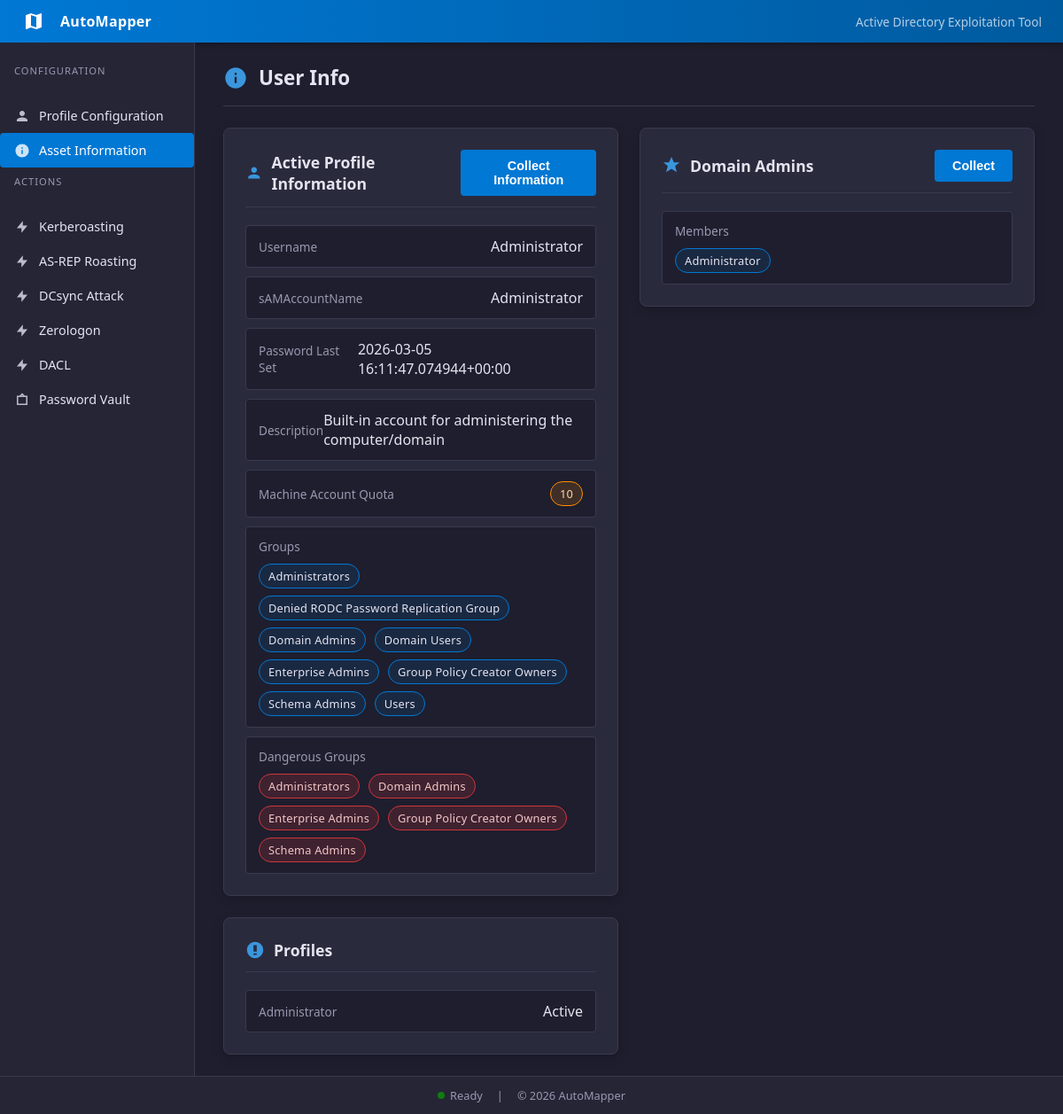
Screenshot of /user-info with the database file from the repository.
### tables this page shows
CREATE TABLE profiles (
    description text,
    name text,
    password text,
    ntlmHash text,
    domain text,
    dc_ip text,
    fqdn text
, username text, dc_fqdn text, profile_description text, ntlm_hash text);

CREATE TABLE users (
    username text,
    description text,
    groups text,
    ntlmHash text,
    kerberosHash text,
    asrepHash text,
    password text,
    lastSet timestamp
, pwdLastSet text, machineAccountQuota text);

CREATE TABLE domain_admins (
    member text,
    collected_at timestamp
);

### app/routes/main.py (the view, shortened to what this page needs)
@main_bp.route("/user-info", methods=["GET", "POST"])
def user_info():
    creds = _get_creds()
    profiles = fetch_profiles()
    active_profile = get_active_profile()
    status_message = None
    error = None
    domain_admins_message = None
    domain_admins_error = None
    loaded_user = creds.get("username") if creds else None
    user_info = fetch_user_info(loaded_user) if loaded_user else None
    dangerous_groups = []
    dangerous_group_details = {}
    if user_info and user_info.get("groups"):
        dangerous_groups = find_dangerous_groups_from_text(user_info.get("groups"))
        dangerous_group_details = {
            name: DANGEROUS_GROUP_DETAILS.get(name)
            for name in dangerous_groups
            if DANGEROUS_GROUP_DETAILS.get(name)
        }
    if user_info and user_info.get("pwdLastSet"):
        formatted = filetime_to_datetime(user_info.get("pwdLastSet"))
        if formatted:
            user_info["pwdLastSetDisplay"] = formatted
    return render_template(
        "user_info.html",
        creds=creds,
        profiles=profiles,
        active_profile=active_profile,
        status_message=status_message,
        error=error,
        domain_admins_message=domain_admins_message,
        domain_admins_error=domain_admins_error,
        user_info=user_info,
        dangerous_groups=dangerous_groups,
        dangerous_group_details=dangerous_group_details,
        domain_admins=fetch_domain_admins(),
    )

### app/db/database.py (called while the page is built)
def get_db():
    conn = sqlite3.connect(DB_PATH)
    conn.row_factory = sqlite3.Row
    return conn

def _normalize_username(value):
    if not value:
        return value
    return value.split("\\", 1)[-1]

def fetch_profiles():
    conn = get_db()
    try:
        rows = conn.execute(
            """
            SELECT name, username, password, ntlm_hash, domain, dc_ip, dc_fqdn, profile_description
            FROM profiles
            ORDER BY name
            """
        ).fetchall()
    finally:
        conn.close()
    profiles = {}
    for row in rows:
        profiles[row["name"]] = {
            "username": row["username"],
            "password": row["password"],
            "ntlm_hash": row["ntlm_hash"],
            "domain": row["domain"],
            "dc_ip": row["dc_ip"],
            "dc_fqdn": row["dc_fqdn"],
            "profile_description": row["profile_description"],
        }
    return profiles

def get_profile(name):
    conn = get_db()
    try:
        row = conn.execute(
            """
            SELECT name, username, password, ntlm_hash, domain, dc_ip, dc_fqdn, profile_description
            FROM profiles
            WHERE name = ?
            """,
            (name,),
        ).fetchone()
    finally:
        conn.close()
    if not row:
        return None
    return {
        "username": row["username"],
        "password": row["password"],
        "ntlm_hash": row["ntlm_hash"],
        "domain": row["domain"],
        "dc_ip": row["dc_ip"],
        "dc_fqdn": row["dc_fqdn"],
        "profile_description": row["profile_description"],
    }

def get_active_profile():
    conn = get_db()
    try:
        row = conn.execute(
            "SELECT value FROM app_state WHERE key = ?",
            ("active_profile",),
        ).fetchone()
    finally:
        conn.close()
    return row["value"] if row else None

def fetch_domain_admins():
    conn = get_db()
    try:
        rows = conn.execute(
            """
            SELECT member, collected_at
            FROM domain_admins
            ORDER BY member
            """,
        ).fetchall()
    finally:
        conn.close()
    members = [row["member"] for row in rows if row["member"]]
    collected_at = rows[0]["collected_at"] if rows else None
    return {
        "members": members,
        "collected_at": collected_at,
    }

### app/routes/main.py (called while the page is built)
def _get_creds():
    active_profile = get_active_profile()
    if not active_profile:
        return {}
    return get_profile(active_profile) or {}

### app/templates/user_info.html (shortened to what this page needs)
{% extends 'base.html' %}
{% block content %}
<div class="page-header">
  <svg viewBox="0 0 24 24"><path d="M12 2C6.48 2 2 6.48 2 12s4.48 10 10 10 10-4.48 10-10S17.52 2 12 2zm1 15h-2v-6h2v6zm0-8h-2V7h2v2z"/></svg>
  <h1 class="page-title">User Info</h1>
</div>
<div class="card-grid">
  <section class="card">
    <div class="card-header">
      <svg viewBox="0 0 24 24"><path d="M12 12c2.21 0 4-1.79 4-4s-1.79-4-4-4-4 1.79-4 4 1.79 4 4 4zm0 2c-2.67 0-8 1.34-8 4v2h16v-2c0-2.66-5.33-4-8-4z"/></svg>
      <h1>Active Profile Information</h1>
      {% if creds.username %}
      <form method="POST" style="margin-left: auto;">
        <button class="btn" name="action" value="collect" type="submit">
          Collect Information
        </button>
      </form>
      {% endif %}
    </div>
    {% if creds.username %}
    <div class="output">
      <div class="output-row">
        <span class="label">Username</span>
        <span class="value">{{ creds.username }}</span>
      </div>
      <div class="output-row">
        <span class="label">sAMAccountName</span>
        <span class="value">{{ user_info.sAMAccountName if user_info else 'Not available' }}</span>
      </div>
      <div class="output-row">
        <span class="label">Password Last Set</span>
        <span class="value">{{ user_info.pwdLastSetDisplay if user_info and user_info.pwdLastSetDisplay else (user_info.pwdLastSet if user_info else 'Not available') }}</span>
      </div>
      <div class="output-row">
        <span class="label">Description</span>
        <span class="value">{{ user_info.description if user_info else 'Not available' }}</span>
      </div>
      <div class="output-row">
        <span class="label">Machine Account Quota</span>
        {% if user_info and user_info.machineAccountQuota %}
        <span class="value">
          <span class="quota-pill">
            {{ user_info.machineAccountQuota }}
          </span>
        </span>
        {% else %}
        <span class="value">Not available</span>
        {% endif %}
      </div>
      <div class="output-row stacked">
        <span class="label">Groups</span>
        {% if user_info and user_info.groups %}
        <ul class="group-list">
          {% for group in user_info.groups.split(',') %}
          {% set name = group | trim %}
          {% if name %}
          <li>{{ name }}</li>
          {% endif %}
          {% endfor %}
        </ul>
        {% else %}
        <span class="value">Not available</span>
        {% endif %}
      </div>
      <div class="output-row stacked">
        <span class="label">Dangerous Groups</span>
        {% if dangerous_groups %}
        <ul class="group-list dangerous-list">
          {% for group in dangerous_groups %}
          {% set detail = dangerous_group_details.get(group) %}
          <li class="group-pill">
            {{ group }}
          </li>
          {% endfor %}
        </ul>
        {% else %}
        <span class="value">Not available</span>
        {% endif %}
      </div>
    </div>
    {% else %}
    <div class="notice">No user configured yet. Please submit credentials on the <a href="{{ url_for('main.index') }}" style="color: var(--accent-light);">User Configuration</a> page first.</div>
    {% endif %}
  </section>
  <section class="card">
    <div class="card-header">
      <svg viewBox="0 0 24 24"><path d="M12 1l3 7h7l-5.5 4.2L18.5 20 12 15.8 5.5 20l2-7.8L2 8h7z"/></svg>
      <h1>Domain Admins</h1>
      {% if creds.username %}
      <form method="POST" style="margin-left: auto;">
        <button class="btn" name="action" value="collect_domain_admins" type="submit">
          Collect
        </button>
      </form>
      {% endif %}
    </div>
    {% if creds.username %}
    {% if domain_admins and domain_admins.members %}
    <div class="output">
      <div class="output-row stacked">
        <span class="label">Members</span>
        <ul class="group-list">
          {% for member in domain_admins.members %}
          <li>{{ member }}</li>
          {% endfor %}
        </ul>
      </div>
    </div>
    {% else %}
    <div class="notice">No Domain Admins collected yet.</div>
    {% endif %}
    {% else %}
    <div class="notice">No user configured yet. Please submit credentials on the <a href="{{ url_for('main.index') }}" style="color: var(--accent-light);">User Configuration</a> page first.</div>
    {% endif %}
  </section>
  <section class="card">
    <div class="card-header">
      <svg viewBox="0 0 24 24"><path d="M12 2C6.48 2 2 6.48 2 12s4.48 10 10 10 10-4.48 10-10S17.52 2 12 2zm-2 14h4v2h-4v-2zm0-10h4v8h-4V6z"/></svg>
      <h1>Profiles</h1>
    </div>
    {% if profiles %}
    <div class="output">
      {% for profile_name in profiles.keys() %}
      <div class="output-row">
        <span class="label">{{ profile_name }}</span>
        <span class="value">{% if active_profile == profile_name %}Active{% else %}Saved{% endif %}</span>
      </div>
      {% endfor %}
    </div>
    {% else %}
    <div class="notice">No profiles saved yet. Create one in <a href="{{ url_for('main.index') }}" style="color: var(--accent-light);">User Configuration</a>.</div>
    {% endif %}
  </section>
</div>
{% endblock %}

### app/static/css/style.css (style rules this page uses)
:root { --bg: #1e1e2e; --sidebar: #252536; --card: #2a2a3d; --text: #e4e4f0; --muted: #9898b0; --accent: #0078d4; --accent-dark: #005a9e; --accent-light: #3a96dd; --success: #107c10; --warning: #ff8c00; --border: #3a3a50; --header-bg: linear-gradient(90deg, #0078d4, #005a9e); }
* { box-sizing: border-box; margin: 0; padding: 0; }
body { font-family: "Segoe UI", system-ui, -apple-system, sans-serif; background: var(--bg); color: var(--text); min-height: 100vh; display: flex; flex-direction: column; }
.page-header { display: flex; align-items: center; gap: 12px; margin-bottom: 24px; padding-bottom: 16px; border-bottom: 1px solid var(--border); }
.page-header svg { width: 28px; height: 28px; fill: var(--accent-light); }
.page-title { font-size: 1.4rem; font-weight: 600; }
.card { background: var(--card); border: 1px solid var(--border); border-radius: 8px; padding: 24px; max-width: 600px; box-shadow: 0 4px 12px rgba(0, 0, 0, 0.2); }
.card-grid { display: grid; grid-template-columns: repeat(2, minmax(0, 1fr)); gap: 24px; align-items: start; }
.card-grid .card { max-width: none; }
.card-header { display: flex; align-items: center; gap: 10px; margin-bottom: 20px; padding-bottom: 12px; border-bottom: 1px solid var(--border); }
.card-header svg { width: 22px; height: 22px; fill: var(--accent-light); }
.card h1 { font-size: 1.1rem; font-weight: 600; }
.btn { background: var(--accent); color: white; border: none; border-radius: 4px; padding: 10px 20px; cursor: pointer; font-weight: 600; font-size: 0.9rem; text-decoration: none; display: inline-flex; align-items: center; gap: 8px; transition: background 0.15s ease; }
.output { display: flex; flex-direction: column; gap: 10px; margin-top: 16px; }
.output-row { display: flex; justify-content: space-between; align-items: center; background: var(--bg); border: 1px solid var(--border); border-radius: 4px; padding: 12px 14px; }
.output-row.stacked { flex-direction: column; align-items: flex-start; gap: 10px; }
.output-row .label { color: var(--muted); font-size: 0.85rem; }
.output-row .value { color: var(--text); font-weight: 500; }
.group-list { list-style: none; padding: 0; margin: 0; display: flex; flex-wrap: wrap; gap: 8px 10px; }
.group-list li { background: rgba(0, 120, 212, 0.12); border: 1px solid var(--accent); color: var(--text); padding: 4px 10px; border-radius: 999px; font-size: 0.8rem; letter-spacing: 0.2px; }
.group-list.dangerous-list li { background: rgba(209, 52, 56, 0.18); border-color: #d13438; color: #f3c6c7; }
.group-pill { position: relative; cursor: help; }
.quota-pill { position: relative; display: inline-flex; align-items: center; background: rgba(255, 140, 0, 0.15); border: 1px solid #ff8c00; color: #ffd6a6; padding: 4px 10px; border-radius: 999px; font-size: 0.8rem; letter-spacing: 0.2px; cursor: help; }

### rows the page displays
profiles: username "Administrator", name "Administrator", shows "Active"
users: username "Administrator", pwdLastSet "2026-03-05 16:11:47.074944+00:00", description "Built-in account for administering the computer/domain", machineAccountQuota "10"
domain_admins: member "Administrator"

### other values shown
{{ name }} "Administrators" "Denied RODC Password Replication Group" "Domain Admins" "Domain Users" "Enterprise Admins" "Group Policy Creator Owners" "Schema Admins" "Users"
{{ group }} "Administrators" "Domain Admins" "Enterprise Admins" "Group Policy Creator Owners" "Schema Admins"
